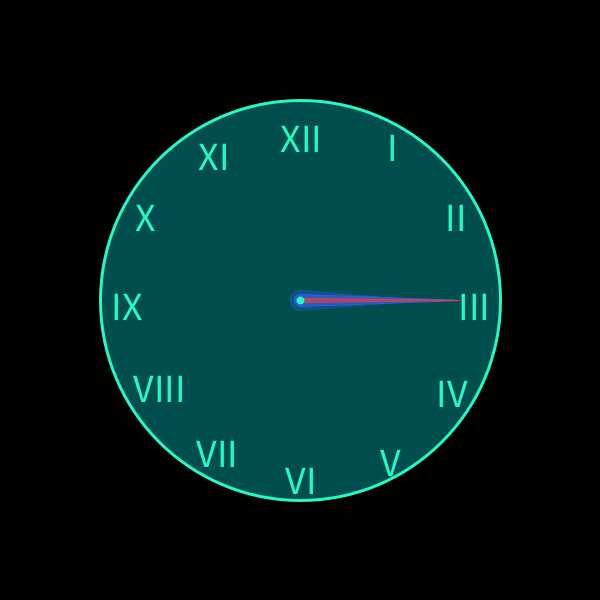
Frame 1 (no input)
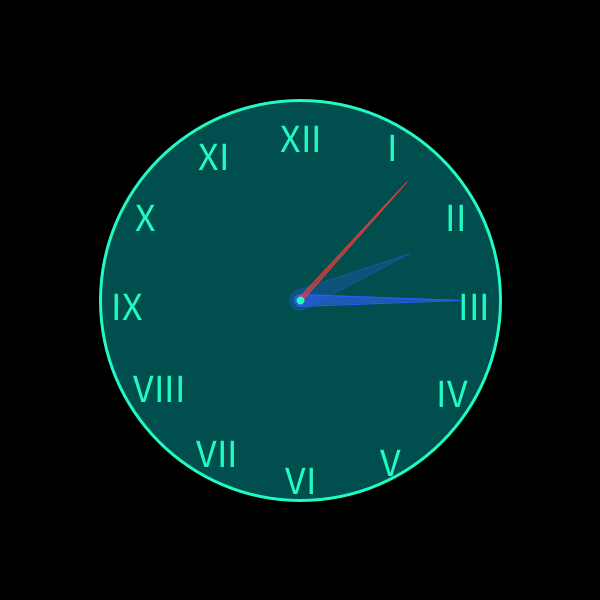
Frame 60 (the mouse pressed at the canvas centre just before this capture)
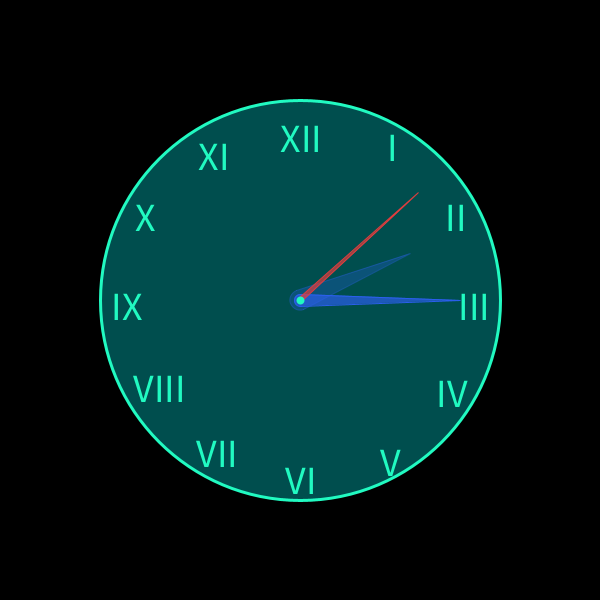
Frame 120 (the mouse held since frame 60 and released just before this capture)

The Processing sketch that drew these frames (run headless with seeded random() and noise(); from frame 60 on, the mouse is pressed at the canvas centre):

// Processing sketch: processing_174117
// ── processing_174117.pde

float radius;
float xCen, yCen;
Hand secondsHand, minuteHand, hourHand;
String[] numerals= {"XII", "I", "II", "III", "IV", "V", "VI", "VII", "VIII", "IX", "X", "XI"};



void setup(){
    size(600, 600);
    smooth();
    xCen  = width/2;
    yCen = height/2;
    radius = min(width, height)/3;
    //numerals = new String[12];
    //numerals  = {"12", "1", "2", "3", "4", "5", "6", "7", "8", "9", "10", "11"};
    //numerals  = {"XII", "I", "II", "III", "IV", "V", "VI", "VII", "VIII", "IX", "X", "XI"};    
    secondsHand = new Hand(0.8*radius, 0.01 * radius, color(230, 60, 61));
    minuteHand = new Hand(0.8*radius, 0.03 * radius,color(43, 95, 238));
    hourHand = new Hand(0.6*radius, 0.05 * radius, color(43, 95, 238, 100));
}

void draw(){
    background(0);
    fill(255);
    stroke(255);
    pushMatrix();
        translate(xCen, yCen);
        strokeWeight(3);
        fill(0, 200, 200, 100);
        stroke(33, 250, 193);
        ellipse(0, 0, 2*radius, 2*radius);
    popMatrix();
    //text(second(), 300, 200);
    textSize(40);
    fill(33, 250, 193);
    textAlign(CENTER);
    pushMatrix();
        translate(xCen, yCen);
        //rotate(-PI/2);
        for(int i = 0; i < 12; i++){
            //text(numerals[i], radius - textWidth(numerals[i]) - 10, 0);   
            //rotate(radians(360/12));
            text(numerals[i], (radius - textWidth(numerals[i])/2 - 10)*cos(radians(i*360/12 - 90)), 20+(radius - textWidth(numerals[i])/2 - 10)*sin(radians(i*360/12 - 90)));
        }
    popMatrix(); 
    hourHand.display();
    minuteHand.display();
    secondsHand.display();
    minuteHand.update(minute()*6 -90);
    secondsHand.update(second()*6 - 90);
    hourHand.update((hour()%12) * 360/12 + minute()* 360/60/12 - 90);
    pushMatrix();
        translate(xCen, yCen);
        strokeWeight(8);
        stroke(33, 250, 193);
        point(0, 0);
    popMatrix();
}

class Hand{
    float handLength;
    float handWidth;
    float angle;
    color handColor;
    
    Hand(float handLength_, float handWidth_, color handColor_){
        handLength = handLength_;
        handWidth = handWidth_;
        handColor = handColor_;       
    } 
    
    void update(float angle_){
        angle  = angle_;
    } 
    
    void display(){
    
        pushMatrix();
        translate(xCen, yCen);
        rotate(radians(angle));
        fill(handColor, 170);
        stroke(handColor, 250);
        strokeWeight(1);
        //line(0, 0, handLength, 0);
        beginShape();
            vertex(0, handWidth);
            vertex(handLength, 0);
            vertex(0, -handWidth);
        endShape();
        arc(0, 0, 2*handWidth, 2*handWidth, PI/2, 3*PI/2);
        popMatrix();
    } 
    }
